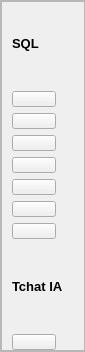
        <widget class="QFrame" name="body_left">
         <property name="sizePolicy">
          <sizepolicy hsizetype="Preferred" vsizetype="Expanding">
           <horstretch>0</horstretch>
           <verstretch>0</verstretch>
          </sizepolicy>
         </property>
         <property name="minimumSize">
          <size>
           <width>85</width>
           <height>0</height>
          </size>
         </property>
         <property name="maximumSize">
          <size>
           <width>20</width>
           <height>16777215</height>
          </size>
         </property>
         <property name="styleSheet">
          <string notr="true"/>
         </property>
         <property name="frameShape">
          <enum>QFrame::StyledPanel</enum>
         </property>
         <property name="frameShadow">
          <enum>QFrame::Raised</enum>
         </property>
         <layout class="QHBoxLayout" name="horizontalLayout_9">
          <property name="spacing">
           <number>0</number>
          </property>
          <property name="leftMargin">
           <number>0</number>
          </property>
          <property name="topMargin">
           <number>0</number>
          </property>
          <property name="rightMargin">
           <number>0</number>
          </property>
          <property name="bottomMargin">
           <number>0</number>
          </property>
          <item alignment="Qt::AlignLeft|Qt::AlignTop">
           <widget class="QFrame" name="frame">
            <property name="minimumSize">
             <size>
              <width>200</width>
              <height>350</height>
             </size>
            </property>
            <property name="maximumSize">
             <size>
              <width>16777215</width>
              <height>16777215</height>
             </size>
            </property>
            <property name="styleSheet">
             <string notr="true"/>
            </property>
            <property name="frameShape">
             <enum>QFrame::StyledPanel</enum>
            </property>
            <property name="frameShadow">
             <enum>QFrame::Raised</enum>
            </property>
            <layout class="QGridLayout" name="gridLayout">
             <property name="sizeConstraint">
              <enum>QLayout::SetDefaultConstraint</enum>
             </property>
             <property name="leftMargin">
              <number>10</number>
             </property>
             <property name="topMargin">
              <number>0</number>
             </property>
             <property name="rightMargin">
              <number>0</number>
             </property>
             <property name="bottomMargin">
              <number>0</number>
             </property>
             <property name="horizontalSpacing">
              <number>0</number>
             </property>
             <property name="verticalSpacing">
              <number>6</number>
             </property>
             <item row="3" column="1">
              <widget class="QLabel" name="vins_lable_menu">
               <property name="font">
                <font>
                 <pointsize>10</pointsize>
                </font>
               </property>
               <property name="text">
                <string>Vins</string>
               </property>
               <property name="margin">
                <number>5</number>
               </property>
              </widget>
             </item>
             <item row="1" column="0">
              <widget class="QLabel" name="titre1_lable_menu">
               <property name="font">
                <font>
                 <pointsize>10</pointsize>
                 <weight>75</weight>
                 <bold>true</bold>
                </font>
               </property>
               <property name="text">
                <string>SQL</string>
               </property>
              </widget>
             </item>
             <item row="4" column="0" alignment="Qt::AlignLeft">
              <widget class="QPushButton" name="cepages_blancs_btn">
               <property name="styleSheet">
                <string notr="true">padding-left:10px;</string>
               </property>
               <property name="text">
                <string/>
               </property>
               <property name="icon">
                <iconset resource="image.qrc">
                 <normaloff>:/newPrefix/image/grapes-32.png</normaloff>:/newPrefix/image/grapes-32.png</iconset>
               </property>
               <property name="iconSize">
                <size>
                 <width>32</width>
                 <height>32</height>
                </size>
               </property>
              </widget>
             </item>
             <item row="2" column="0" alignment="Qt::AlignLeft">
              <widget class="QPushButton" name="caves_btn">
               <property name="sizePolicy">
                <sizepolicy hsizetype="Minimum" vsizetype="Fixed">
                 <horstretch>0</horstretch>
                 <verstretch>0</verstretch>
                </sizepolicy>
               </property>
               <property name="minimumSize">
                <size>
                 <width>0</width>
                 <height>0</height>
                </size>
               </property>
               <property name="styleSheet">
                <string notr="true">padding-left:10px;</string>
               </property>
               <property name="text">
                <string/>
               </property>
               <property name="icon">
                <iconset resource="image.qrc">
                 <normaloff>:/newPrefix/image/home-4-32.png</normaloff>:/newPrefix/image/home-4-32.png</iconset>
               </property>
               <property name="iconSize">
                <size>
                 <width>32</width>
                 <height>32</height>
                </size>
               </property>
              </widget>
             </item>
             <item row="2" column="1">
              <widget class="QLabel" name="caves_lable_menu">
               <property name="font">
                <font>
                 <pointsize>10</pointsize>
                </font>
               </property>
               <property name="text">
                <string>Caves</string>
               </property>
               <property name="margin">
                <number>5</number>
               </property>
              </widget>
             </item>
             <item row="4" column="1">
              <widget class="QLabel" name="cepages_blancs_lable_menu">
               <property name="font">
                <font>
                 <pointsize>10</pointsize>
                </font>
               </property>
               <property name="text">
                <string>Cepages Blancs</string>
               </property>
               <property name="margin">
                <number>5</number>
               </property>
              </widget>
             </item>
             <item row="6" column="0" alignment="Qt::AlignLeft">
              <widget class="QPushButton" name="vins_cepages_btn">
               <property name="styleSheet">
                <string notr="true">padding-left:10px;</string>
               </property>
               <property name="text">
                <string/>
               </property>
               <property name="icon">
                <iconset resource="image.qrc">
                 <normaloff>:/newPrefix/image/bar-2-32.png</normaloff>:/newPrefix/image/bar-2-32.png</iconset>
               </property>
               <property name="iconSize">
                <size>
                 <width>32</width>
                 <height>32</height>
                </size>
               </property>
              </widget>
             </item>
             <item row="3" column="0" alignment="Qt::AlignLeft">
              <widget class="QPushButton" name="vins_btn">
               <property name="styleSheet">
                <string notr="true">padding-left:10px;</string>
               </property>
               <property name="text">
                <string/>
               </property>
               <property name="icon">
                <iconset resource="image.qrc">
                 <normaloff>:/newPrefix/image/wine-bottle-32.png</normaloff>:/newPrefix/image/wine-bottle-32.png</iconset>
               </property>
               <property name="iconSize">
                <size>
                 <width>32</width>
                 <height>32</height>
                </size>
               </property>
              </widget>
             </item>
             <item row="5" column="0" alignment="Qt::AlignLeft">
              <widget class="QPushButton" name="cepages_rouges_btn">
               <property name="styleSheet">
                <string notr="true">padding-left:10px;</string>
               </property>
               <property name="text">
                <string/>
               </property>
               <property name="icon">
                <iconset resource="image.qrc">
                 <normaloff>:/newPrefix/image/grapes-33.png</normaloff>:/newPrefix/image/grapes-33.png</iconset>
               </property>
               <property name="iconSize">
                <size>
                 <width>32</width>
                 <height>32</height>
                </size>
               </property>
              </widget>
             </item>
             <item row="5" column="1">
              <widget class="QLabel" name="cepages_rouges_lable_menu">
               <property name="font">
                <font>
                 <pointsize>10</pointsize>
                </font>
               </property>
               <property name="text">
                <string>Cepages Rouges</string>
               </property>
               <property name="margin">
                <number>5</number>
               </property>
              </widget>
             </item>
             <item row="9" column="0" alignment="Qt::AlignLeft">
              <widget class="QLabel" name="titre2_lable_menu">
               <property name="font">
                <font>
                 <pointsize>10</pointsize>
                 <weight>75</weight>
                 <bold>true</bold>
                </font>
               </property>
               <property name="text">
                <string>Tchat IA</string>
               </property>
              </widget>
             </item>
             <item row="6" column="1">
              <widget class="QLabel" name="vins_cepages_lable_menu">
               <property name="font">
                <font>
                 <pointsize>10</pointsize>
                </font>
               </property>
               <property name="text">
                <string>Vins Cepages</string>
               </property>
               <property name="margin">
                <number>5</number>
               </property>
              </widget>
             </item>
             <item row="10" column="0" alignment="Qt::AlignLeft">
              <widget class="QPushButton" name="tchat_btn">
               <property name="enabled">
                <bool>true</bool>
               </property>
               <property name="styleSheet">
                <string notr="true">padding-left:10px;</string>
               </property>
               <property name="text">
                <string/>
               </property>
               <property name="icon">
                <iconset resource="image.qrc">
                 <normaloff>:/newPrefix/image/text-32.png</normaloff>:/newPrefix/image/text-32.png</iconset>
               </property>
               <property name="iconSize">
                <size>
                 <width>32</width>
                 <height>32</height>
                </size>
               </property>
              </widget>
             </item>
             <item row="8" column="1">
              <widget class="QLabel" name="tournees_lable_menu">
               <property name="font">
                <font>
                 <pointsize>10</pointsize>
                </font>
               </property>
               <property name="frameShape">
                <enum>QFrame::NoFrame</enum>
               </property>
               <property name="text">
                <string>Tournees</string>
               </property>
               <property name="margin">
                <number>5</number>
               </property>
              </widget>
             </item>
             <item row="7" column="0" alignment="Qt::AlignLeft">
              <widget class="QPushButton" name="cuves_btn">
               <property name="styleSheet">
                <string notr="true">padding-left:10px;</string>
               </property>
               <property name="text">
                <string/>
               </property>
               <property name="icon">
                <iconset resource="image.qrc">
                 <normaloff>:/newPrefix/image/battery-4-32.png</normaloff>:/newPrefix/image/battery-4-32.png</iconset>
               </property>
               <property name="iconSize">
                <size>
                 <width>32</width>
                 <height>32</height>
                </size>
               </property>
              </widget>
             </item>
             <item row="7" column="1">
              <widget class="QLabel" name="cuves_lable_menu">
               <property name="font">
                <font>
                 <pointsize>10</pointsize>
                </font>
               </property>
               <property name="text">
                <string>Cuves</string>
               </property>
               <property name="margin">
                <number>5</number>
               </property>
              </widget>
             </item>
             <item row="8" column="0" alignment="Qt::AlignLeft">
              <widget class="QPushButton" name="tournees_btn">
               <property name="styleSheet">
                <string notr="true">padding-left:10px;</string>
               </property>
               <property name="text">
                <string/>
               </property>
               <property name="icon">
                <iconset resource="image.qrc">
                 <normaloff>:/newPrefix/image/truck-2-32.png</normaloff>:/newPrefix/image/truck-2-32.png</iconset>
               </property>
               <property name="iconSize">
                <size>
                 <width>32</width>
                 <height>32</height>
                </size>
               </property>
              </widget>
             </item>
             <item row="10" column="1">
              <widget class="QLabel" name="tchat_lable_menu">
               <property name="font">
                <font>
                 <pointsize>10</pointsize>
                </font>
               </property>
               <property name="text">
                <string>Tchat</string>
               </property>
               <property name="margin">
                <number>5</number>
               </property>
               <property name="openExternalLinks">
                <bool>false</bool>
               </property>
              </widget>
             </item>
            </layout>
           </widget>
          </item>
         </layout>
        </widget>
